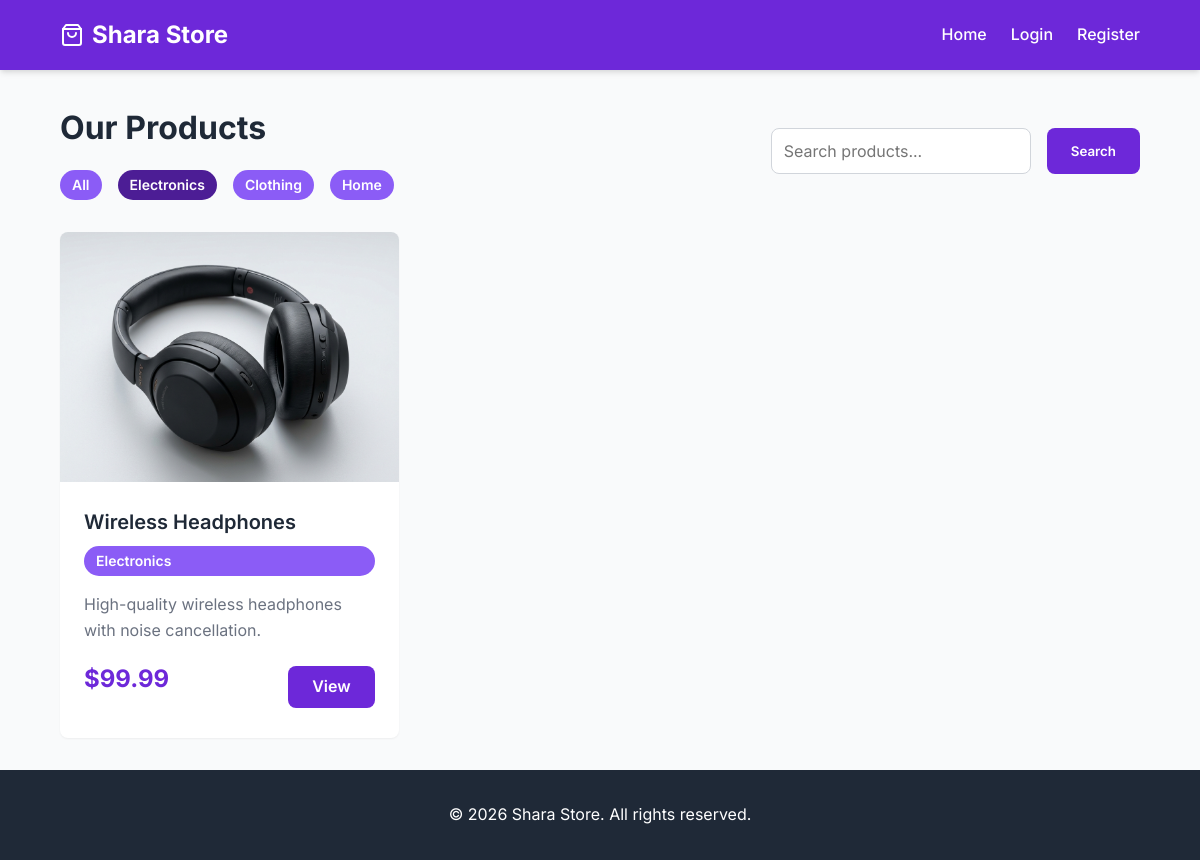
The page /?category=electronics on the database its author committed.
### store/models.py (models this page shows, shortened)
class Category(models.Model):
    name = models.CharField(max_length=200)
    slug = models.SlugField(unique=True)

class Product(models.Model):
    category = models.ForeignKey(Category, related_name='products', on_delete=models.CASCADE)
    name = models.CharField(max_length=200)
    price = models.DecimalField(max_digits=10, decimal_places=2)
    description = models.TextField()
    image = models.ImageField(upload_to='products/')
    stock_quantity = models.PositiveIntegerField(default=0)
    created_date = models.DateTimeField(auto_now_add=True)

### store/views.py (the view)
# urls.py: path('', views.home, name='home'),
def home(request):
    categories = Category.objects.all()
    products = Product.objects.all()
    search_query = request.GET.get('search')
    if search_query:
        products = products.filter(
            Q(name__icontains=search_query) | Q(description__icontains=search_query)
        )
    category_slug = request.GET.get('category')
    if category_slug:
        products = products.filter(category__slug=category_slug)
    context = {
        'products': products,
        'categories': categories,
        'search_query': search_query,
        'current_category': category_slug
    }
    return render(request, 'home.html', context)

### templates/home.html
{% extends 'base.html' %}
{% load static %}
{% block content %}
<div class="mb-4 d-flex justify-content-between align-items-center flex-wrap gap-2">
    <div>
        <h1 class="mb-1">Our Products</h1>
        <div class="d-flex gap-2 flex-wrap mt-2">
            <a href="{% url 'home' %}" class="badge" style="text-decoration: none; {% if not current_category %}background-color: var(--primary-dark);{% endif %}">All</a>
            {% for cat in categories %}
                <a href="{% url 'home' %}?category={{ cat.slug }}" class="badge" style="text-decoration: none; {% if current_category == cat.slug %}background-color: var(--primary-dark);{% endif %}">{{ cat.name }}</a>
            {% endfor %}
        </div>
    </div>
    <form method="get" action="{% url 'home' %}" class="d-flex gap-2">
        <input type="text" name="search" class="form-control" placeholder="Search products..." value="{{ search_query|default:'' }}">
        <button type="submit" class="btn btn-primary">Search</button>
    </form>
</div>
{% if products %}
<div class="product-grid">
    {% for product in products %}
    <div class="card">
        {% if product.image %}
            <img src="{{ product.image.url }}" alt="{{ product.name }}" class="card-img">
        {% else %}
            <div class="card-img" style="background-color: #e5e7eb; display: flex; align-items: center; justify-content: center; color: #9ca3af;">No Image</div>
        {% endif %}
        <div class="card-body">
            <a href="{% url 'product_detail' product.id %}" class="card-title">{{ product.name }}</a>
            <p class="badge mb-2">{{ product.category.name }}</p>
            <p class="card-text">{{ product.description|truncatewords:15 }}</p>
            <div class="d-flex justify-content-between align-items-center mt-auto">
                <span class="card-price">${{ product.price }}</span>
                <a href="{% url 'product_detail' product.id %}" class="btn btn-primary">View</a>
            </div>
        </div>
    </div>
    {% endfor %}
</div>
{% else %}
<div class="alert alert-info text-center mt-4">
    No products found matching your criteria.
</div>
{% endif %}
{% endblock %}

### static/css/index.css (style rules this page uses)
:root { --primary-color: #6d28d9; --primary-light: #8b5cf6; --primary-dark: #4c1d95; --secondary-color: #f3f4f6; --text-main: #1f2937; --text-muted: #6b7280; --bg-main: #f9fafb; --white: #ffffff; --danger: #ef4444; --success: #10b981; --border-radius: 8px; --shadow-sm: 0 1px 2px 0 rgba(0, 0, 0, 0.05); --shadow-md: 0 4px 6px -1px rgba(0, 0, 0, 0.1), 0 2px 4px -1px rgba(0, 0, 0, 0.06); --shadow-lg: 0 10px 15px -3px rgba(0, 0, 0, 0.1), 0 4px 6px -2px rgba(0, 0, 0, 0.05); --transition: all 0.3s ease; }
* { margin: 0; padding: 0; box-sizing: border-box; font-family: 'Inter', 'Segoe UI', Roboto, Helvetica, Arial, sans-serif; }
body { background-color: var(--bg-main); color: var(--text-main); line-height: 1.6; display: flex; flex-direction: column; min-height: 100vh; }
.btn { display: inline-block; padding: 0.5rem 1.5rem; border-radius: var(--border-radius); text-decoration: none; font-weight: 600; text-align: center; cursor: pointer; border: none; transition: var(--transition); }
.btn-primary { background-color: var(--primary-color); color: var(--white); }
.form-control { width: 100%; padding: 0.75rem; border: 1px solid #d1d5db; border-radius: var(--border-radius); font-size: 1rem; transition: var(--transition); }
.card { background-color: var(--white); border-radius: var(--border-radius); box-shadow: var(--shadow-sm); overflow: hidden; transition: var(--transition); display: flex; flex-direction: column; }
.card-img { width: 100%; height: 250px; object-fit: cover; }
.card-body { padding: 1.5rem; display: flex; flex-direction: column; flex-grow: 1; }
.card-title { font-size: 1.25rem; font-weight: 600; margin-bottom: 0.5rem; color: var(--text-main); text-decoration: none; }
.card-price { font-size: 1.5rem; font-weight: 700; color: var(--primary-color); margin-bottom: 1rem; }
.card-text { color: var(--text-muted); margin-bottom: 1rem; flex-grow: 1; }
.product-grid { display: grid; grid-template-columns: repeat(auto-fill, minmax(280px, 1fr)); gap: 2rem; margin-top: 2rem; }
.badge { display: inline-block; padding: 0.25rem 0.75rem; border-radius: 9999px; font-size: 0.875rem; font-weight: 600; background-color: var(--primary-light); color: var(--white); }
.mt-2 { margin-top: 1rem; }
.mb-1 { margin-bottom: 0.5rem; }
.mb-2 { margin-bottom: 1rem; }
.mb-4 { margin-bottom: 2rem; }
.d-flex { display: flex; }
.justify-content-between { justify-content: space-between; }
.align-items-center { align-items: center; }
.gap-2 { gap: 1rem; }

### rows shown on the page
Category: name "Electronics"
Category: name "Clothing"
Category: name "Home"
Product: image (picture), name "Wireless Headphones", category.name "Electronics", description "High-quality wireless headphones with noise cancellation.", price "99.99"
